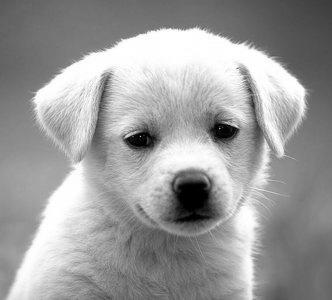
#> input picture down.jpg, 332 x 300 px, found by its file name
$ python canny.py
#> lines starting #> are read from the running program, lines starting #| are printed output that depends on the picture; after the words box and inside, x2 and y2 are one past the last pixel; in counts of white or black regions, pixels touching at a corner belong together
import cv2
import numpy as np

img = cv2.imread(r"C:\Users\embed\Desktop\New folder\IvCode\down.jpg",0)
#> img is the input picture: shape (300, 332); min 0, max 255, mean 155.7

edges = cv2.Canny(img, 100, 200)
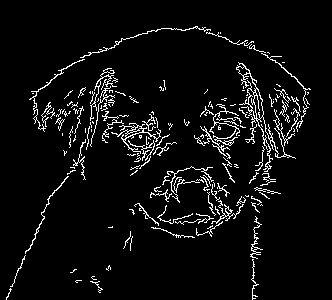
#> edges: shape (300, 332); 5.4% white in thin lines or dots, all inside (x1, y1, x2, y2) = (6, 26, 311, 300)
print(np.count_nonzero(edges))
#| 5412
#> (the run stopped early here; a loop or call above may not have finished)
